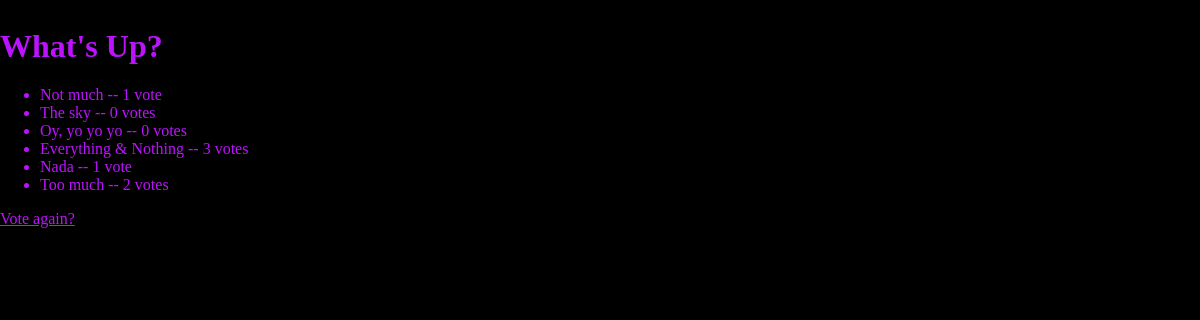
Page /polls/1/results/ on the committed database.
### polls/models.py (models this page shows, shortened)
class Question(models.Model):
    question_text = models.CharField(max_length=200)
    pub_date = models.DateTimeField('date published')
    def was_published_recently(self):
        now = timezone.now()
        return now - datetime.timedelta(days=1) <= self.pub_date <= now
    was_published_recently.admin_order_field = 'pub_date'
    was_published_recently.boolean = True
    was_published_recently.short_description = 'Published recently?'

class Choice(models.Model):
    question = models.ForeignKey(Question)
    choice_text = models.CharField(max_length=200)
    votes = models.IntegerField(default=0)

### polls/views.py (the view)
# urls.py: url(r'^(?P<pk>\d+)/results/$', views.ResultsView.as_view(), name='results'),
class ResultsView(generic.DetailView):
    model = Question
    template_name = 'polls/results.html'

### polls/templates/polls/results.html
{% load staticfiles %}
<link rel="stylesheet" type="text/css" href="{% static 'polls/style.css' %}" />
<h1>{{ question.question_text }}</h1>
<ul>
{% for choice in question.choice_set.all %}
    <li>{{ choice.choice_text }} -- {{ choice.votes }} vote{{ choice.votes|pluralize }}</li>
{% endfor %}
</ul>
<a href="{% url 'polls:detail' question.id %} ">Vote again?</a>

### polls/static/polls/style.css (style rules this page uses)
h1 { color: #bc13fe; }
li { color: #bc13fe; }
a { color: #bc13fe; }

### rows in the picture
Question: question_text "What's Up?"
Choice: choice_text "Not much", votes "1"
Choice: choice_text "The sky", votes "0"
Choice: choice_text "Oy, yo yo yo", votes "0"
Choice: choice_text "Everything & Nothing", votes "3"
Choice: choice_text "Nada", votes "1"
Choice: choice_text "Too much", votes "2"
